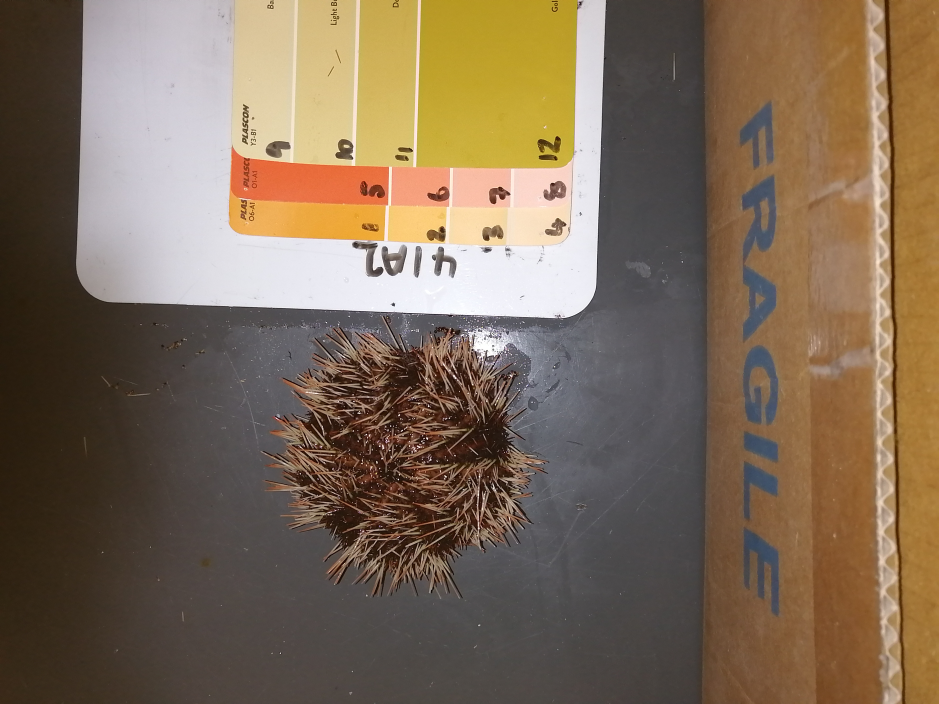
#> input picture full_images/41A2.jpg, 5632 x 4224 px (shown at 1/6 size)
$ python -i colorAnalysis.py   (imports and definitions only)
#> lines starting #> are read from the running program, lines starting #| are printed output that depends on the picture
#> further down, picture is the input picture: shape (4224, 5632, 3); mean B, G, R 87, 107.2, 126
import cv2
import numpy as np
from mpl_toolkits.mplot3d import Axes3D
from matplotlib import cm
from matplotlib import colors
from matplotlib import pyplot as plt
from matplotlib.colors import hsv_to_rgb
from imageMasking import spine_mask


def scatter_plot(image):
    # [11 lines of commented-out code are left out]
    r, c = image.shape[:2]
#> r = 4224; c = 5632
    out_r = 100
    new_image = cv2.resize(image, (int(out_r * float(c) / r), out_r))

    # [16 lines of commented-out code are left out]

    rgb_plot(new_image)
    hsv_plot(new_image)
    lab_plot(new_image)


def rgb_plot(new_image):
    r, g, b = cv2.split(new_image)
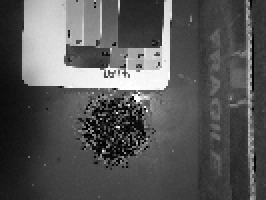
#> r: shape (100, 133) (shown 2 times larger); min 0, max 255, mean 87.1
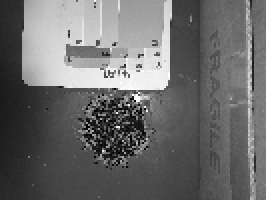
#> g: shape (100, 133) (shown 2 times larger); min 0, max 255, mean 107.4
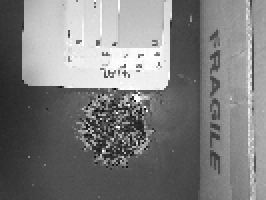
#> b: shape (100, 133) (shown 2 times larger); min 5, max 255, mean 126.1
    fig = plt.figure()
    axis = fig.add_subplot(1, 1, 1, projection="3d")

    pixel_colors = new_image.reshape((np.shape(new_image)[0] * np.shape(new_image)[1], 3))
    norm = colors.Normalize(vmin=-1., vmax=1.)
    norm.autoscale(pixel_colors)
    pixel_colors = norm(pixel_colors).tolist()
#> pixel_colors = 13300 items, first 6: [0.0902, 0.157, 0.208], [0.0902, 0.149, 0.212], [0.098, 0.161, 0.224], [0.106, 0.165, 0.227], [0.0941, 0.157, 0.208], [0.106, 0.169, 0.22]

    axis.scatter(r.flatten(), g.flatten(), b.flatten(), facecolors=pixel_colors, marker=".")
    axis.set_xlabel("Red")
    axis.set_ylabel("Green")
    axis.set_zlabel("Blue")
    plt.title('RGB 3D Scatter Plot')
    plt.show()


def hsv_plot(new_image):
    hsv_new_image = cv2.cvtColor(new_image, cv2.COLOR_RGB2HSV)
#> hsv_new_image: shape (100, 133, 3); mean H, S, V 108.1, 84.2, 127.3
    h, s, v = cv2.split(hsv_new_image)
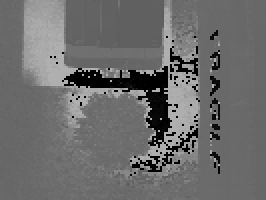
#> h: shape (100, 133) (shown 2 times larger); min 0, max 178, mean 108.1
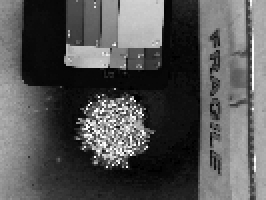
#> s: shape (100, 133) (shown 2 times larger); min 0, max 255, mean 84.2
    fig = plt.figure()
    axis = fig.add_subplot(1, 1, 1, projection="3d")

    pixel_colors = new_image.reshape((np.shape(new_image)[0] * np.shape(new_image)[1], 3))
    norm = colors.Normalize(vmin=-1., vmax=1.)
    norm.autoscale(pixel_colors)
    pixel_colors = norm(pixel_colors).tolist()

    axis.scatter(h.flatten(), s.flatten(), v.flatten(), facecolors=pixel_colors, marker=".")
    axis.set_xlabel("Hue")
    axis.set_ylabel("Saturation")
    axis.set_zlabel("Value")
    plt.title('HSV 3D Scatter Plot')
    plt.show()


def lab_plot(new_image):
    lab_new_image = cv2.cvtColor(new_image, cv2.COLOR_RGB2LAB)
#> lab_new_image: shape (100, 133, 3); mean of channels 0, 1, 2 111.6, 127, 115.6
    l, a, b = cv2.split(lab_new_image)
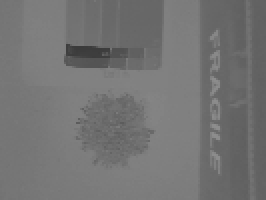
#> b: shape (100, 133) (shown 2 times larger); min 59, max 141, mean 115.6
    fig = plt.figure()
    axis = fig.add_subplot(1, 1, 1, projection="3d")

    pixel_colors = new_image.reshape((np.shape(new_image)[0] * np.shape(new_image)[1], 3))
    norm = colors.Normalize(vmin=-1., vmax=1.)
    norm.autoscale(pixel_colors)
    pixel_colors = norm(pixel_colors).tolist()

    axis.scatter(a.flatten(), b.flatten(), l.flatten(), facecolors=pixel_colors, marker=".")
    axis.set_xlabel("a (red-blue)")
    axis.set_ylabel("b (green-yellow)")
    axis.set_zlabel("L (lightness)")
    plt.title('LAB 3D Scatter Plot')
    plt.show()
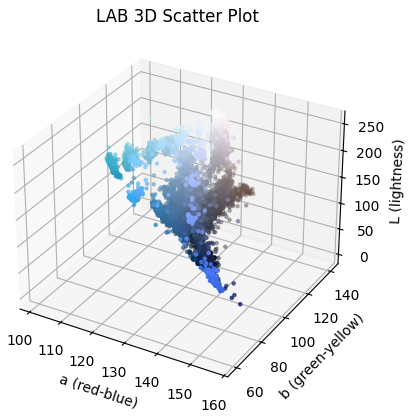
#> figure drawn by matplotlib, 1 panel

>>> import cv2
>>> picture = cv2.imread('full_images/41A2.jpg')
>>> result = scatter_plot(picture)

$ run again, on full_images/61A1.jpg
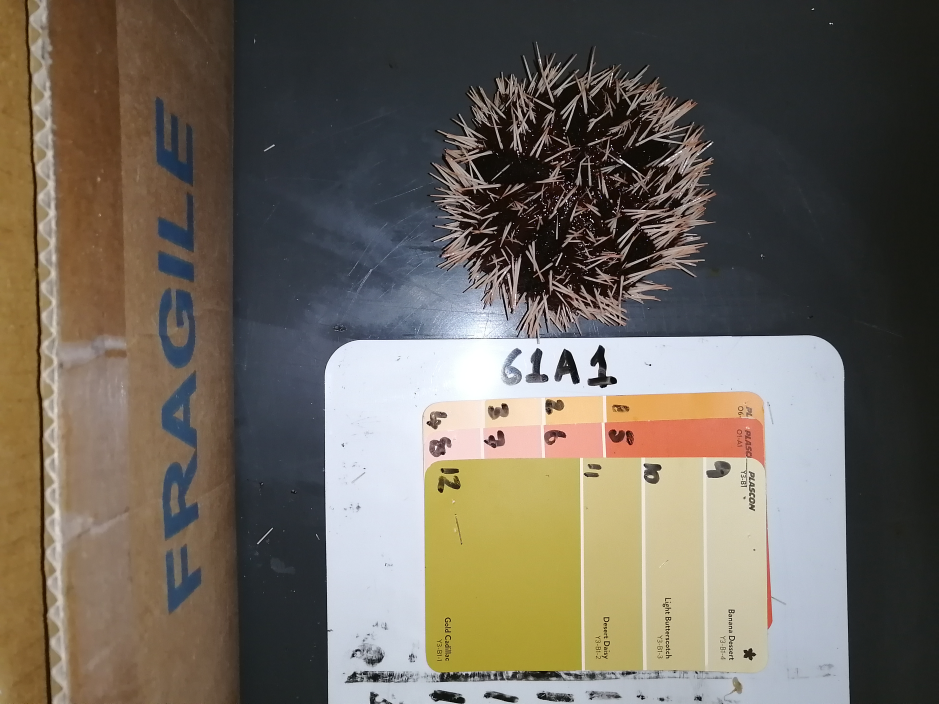
#> input picture full_images/61A1.jpg, 5632 x 4224 px (shown at 1/6 size)
#> picture is the input picture: shape (4224, 5632, 3); mean B, G, R 92.1, 103, 110.2
#> in rgb_plot, `pixel_colors = norm(pixel_colors).tolist()`: pixel_colors = 13300 items, first 6: [0.192, 0.392, 0.522], [0.176, 0.361, 0.486], [0.157, 0.333, 0.463], [0.0863, 0.231, 0.333], [0.286, 0.435, 0.518], [0.49, 0.565, 0.616]
#> hsv_new_image: shape (100, 133, 3); mean H, S, V 61.4, 71.2, 117
#> lab_new_image: shape (100, 133, 3); mean of channels 0, 1, 2 106.5, 126.9, 123.3
#> in lab_plot, `l, a, b = cv2.split(lab_new_image)`:
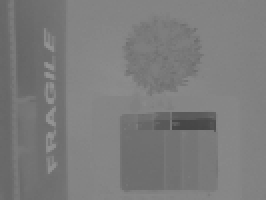
#> b: shape (100, 133) (shown 2 times larger); min 70, max 148, mean 123.3
#> in lab_plot, `plt.show()`:
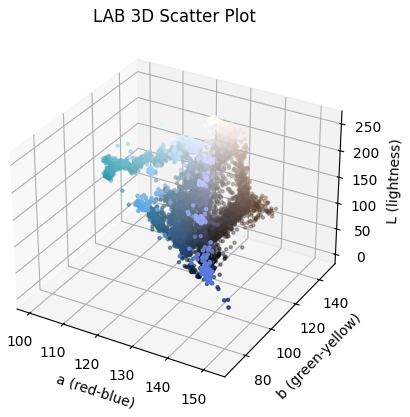
#> figure drawn by matplotlib, 1 panel

$ run again, on full_images/81A1.jpg
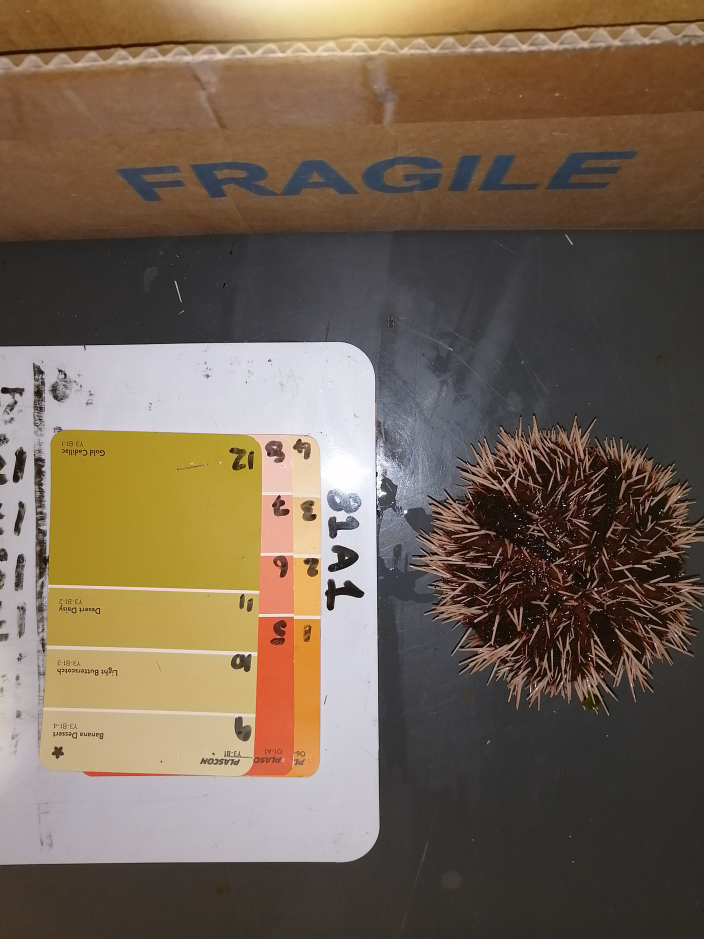
#> input picture full_images/81A1.jpg, 4224 x 5632 px (shown at 1/6 size)
#> picture is the input picture: shape (5632, 4224, 3); mean B, G, R 83.1, 100, 116.3
#> in rgb_plot, `pixel_colors = norm(pixel_colors).tolist()`: pixel_colors = 7500 items, first 6: [0.173, 0.357, 0.506], [0.188, 0.365, 0.533], [0.169, 0.349, 0.522], [0.153, 0.337, 0.51], [0.176, 0.361, 0.533], [0.161, 0.361, 0.529]
#> hsv_new_image: shape (100, 75, 3); mean H, S, V 94.2, 78.8, 117.7
#> lab_new_image: shape (100, 75, 3); mean of channels 0, 1, 2 103.5, 127.4, 117.3
#> in lab_plot, `l, a, b = cv2.split(lab_new_image)`:
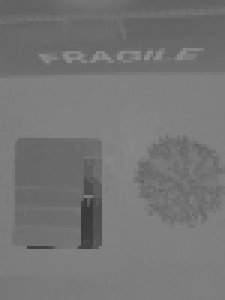
#> b: shape (100, 75) (shown 3 times larger); min 58, max 140, mean 117.3
#> in lab_plot, `plt.show()`:
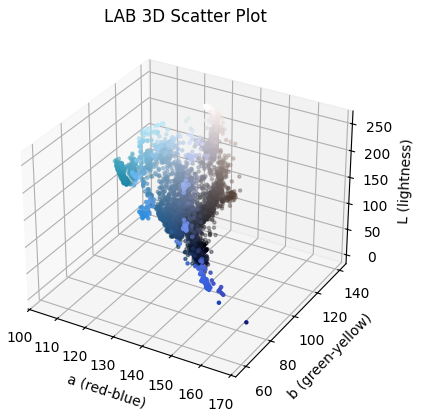
#> figure drawn by matplotlib, 1 panel
